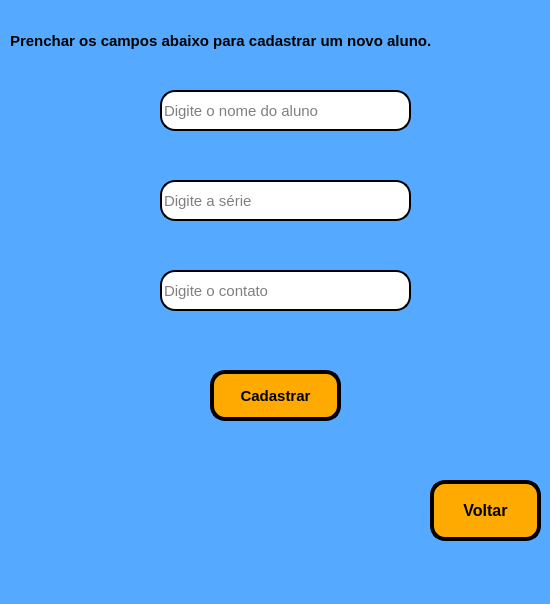
<?xml version="1.0" encoding="UTF-8"?>
<ui version="4.0">
 <class>MainWindow</class>
 <widget class="QMainWindow" name="MainWindow">
  <property name="geometry">
   <rect>
    <x>0</x>
    <y>0</y>
    <width>550</width>
    <height>604</height>
   </rect>
  </property>
  <property name="windowTitle">
   <string>Cadastrar Aluno</string>
  </property>
  <property name="styleSheet">
   <string notr="true">background-color: rgb(85, 170, 255);</string>
  </property>
  <widget class="QWidget" name="centralwidget">
   <widget class="QLabel" name="label">
    <property name="geometry">
     <rect>
      <x>10</x>
      <y>10</y>
      <width>541</width>
      <height>61</height>
     </rect>
    </property>
    <property name="font">
     <font>
      <pointsize>11</pointsize>
      <weight>75</weight>
      <bold>true</bold>
     </font>
    </property>
    <property name="text">
     <string>Prenchar os campos abaixo para cadastrar um novo aluno.</string>
    </property>
   </widget>
   <widget class="QLineEdit" name="contato">
    <property name="geometry">
     <rect>
      <x>160</x>
      <y>270</y>
      <width>251</width>
      <height>41</height>
     </rect>
    </property>
    <property name="font">
     <font>
      <pointsize>11</pointsize>
     </font>
    </property>
    <property name="styleSheet">
     <string notr="true">background-color: rgb(255, 255, 255);
border-radius: 15px;
border-style: outset;
border-width: 2px;</string>
    </property>
    <property name="inputMask">
     <string/>
    </property>
    <property name="text">
     <string/>
    </property>
    <property name="placeholderText">
     <string>Digite o contato</string>
    </property>
   </widget>
   <widget class="QLineEdit" name="serie">
    <property name="geometry">
     <rect>
      <x>160</x>
      <y>180</y>
      <width>251</width>
      <height>41</height>
     </rect>
    </property>
    <property name="font">
     <font>
      <pointsize>11</pointsize>
     </font>
    </property>
    <property name="styleSheet">
     <string notr="true">background-color: rgb(255, 255, 255);
border-radius: 15px;
border-style: outset;
border-width: 2px;</string>
    </property>
    <property name="inputMask">
     <string/>
    </property>
    <property name="text">
     <string/>
    </property>
    <property name="placeholderText">
     <string>Digite a série</string>
    </property>
   </widget>
   <widget class="QLabel" name="label_2">
    <property name="geometry">
     <rect>
      <x>140</x>
      <y>310</y>
      <width>321</width>
      <height>41</height>
     </rect>
    </property>
    <property name="font">
     <font>
      <pointsize>11</pointsize>
      <weight>75</weight>
      <bold>true</bold>
     </font>
    </property>
    <property name="text">
     <string/>
    </property>
   </widget>
   <widget class="QLineEdit" name="nome">
    <property name="geometry">
     <rect>
      <x>160</x>
      <y>90</y>
      <width>251</width>
      <height>41</height>
     </rect>
    </property>
    <property name="font">
     <font>
      <pointsize>11</pointsize>
     </font>
    </property>
    <property name="styleSheet">
     <string notr="true">background-color: rgb(255, 255, 255);
border-radius: 15px;
border-style: outset;
border-width: 2px;</string>
    </property>
    <property name="inputMask">
     <string/>
    </property>
    <property name="text">
     <string/>
    </property>
    <property name="placeholderText">
     <string>Digite o nome do aluno</string>
    </property>
   </widget>
   <widget class="QLabel" name="label_5">
    <property name="geometry">
     <rect>
      <x>120</x>
      <y>190</y>
      <width>31</width>
      <height>31</height>
     </rect>
    </property>
    <property name="text">
     <string/>
    </property>
    <property name="pixmap">
     <pixmap>o-saco-da-escola.png</pixmap>
    </property>
    <property name="scaledContents">
     <bool>true</bool>
    </property>
   </widget>
   <widget class="QLabel" name="label_6">
    <property name="geometry">
     <rect>
      <x>120</x>
      <y>270</y>
      <width>31</width>
      <height>31</height>
     </rect>
    </property>
    <property name="text">
     <string/>
    </property>
    <property name="pixmap">
     <pixmap>contato.png</pixmap>
    </property>
    <property name="scaledContents">
     <bool>true</bool>
    </property>
   </widget>
   <widget class="QLabel" name="label_7">
    <property name="geometry">
     <rect>
      <x>110</x>
      <y>220</y>
      <width>371</width>
      <height>41</height>
     </rect>
    </property>
    <property name="font">
     <font>
      <pointsize>11</pointsize>
      <weight>75</weight>
      <bold>true</bold>
     </font>
    </property>
    <property name="styleSheet">
     <string notr="true">color: rgb(255, 85, 0);</string>
    </property>
    <property name="text">
     <string/>
    </property>
   </widget>
   <widget class="QLabel" name="label_4">
    <property name="geometry">
     <rect>
      <x>120</x>
      <y>90</y>
      <width>31</width>
      <height>31</height>
     </rect>
    </property>
    <property name="text">
     <string/>
    </property>
    <property name="pixmap">
     <pixmap>aluno-com-limite-de-graduacao.png</pixmap>
    </property>
    <property name="scaledContents">
     <bool>true</bool>
    </property>
   </widget>
   <widget class="QPushButton" name="pushButton_4">
    <property name="geometry">
     <rect>
      <x>210</x>
      <y>370</y>
      <width>131</width>
      <height>51</height>
     </rect>
    </property>
    <property name="font">
     <font>
      <pointsize>11</pointsize>
      <weight>75</weight>
      <bold>true</bold>
     </font>
    </property>
    <property name="styleSheet">
     <string notr="true">background-color: rgb(255, 170, 0);
border-radius: 15px;
border-style: outset;
border-width: 4px;
border-color: black;</string>
    </property>
    <property name="text">
     <string>Cadastrar</string>
    </property>
   </widget>
   <widget class="QPushButton" name="pushButton_3">
    <property name="geometry">
     <rect>
      <x>430</x>
      <y>480</y>
      <width>111</width>
      <height>61</height>
     </rect>
    </property>
    <property name="font">
     <font>
      <pointsize>12</pointsize>
      <weight>75</weight>
      <bold>true</bold>
     </font>
    </property>
    <property name="styleSheet">
     <string notr="true">background-color: rgb(255, 170, 0);
border-radius: 15px;
border-style: outset;
border-width: 4px;
border-color: black;</string>
    </property>
    <property name="text">
     <string>Voltar</string>
    </property>
    <property name="icon">
     <iconset>
      <normaloff>voltar.png</normaloff>voltar.png</iconset>
    </property>
   </widget>
   <zorder>label_7</zorder>
   <zorder>label_2</zorder>
   <zorder>label</zorder>
   <zorder>contato</zorder>
   <zorder>serie</zorder>
   <zorder>nome</zorder>
   <zorder>label_5</zorder>
   <zorder>label_6</zorder>
   <zorder>label_4</zorder>
   <zorder>pushButton_4</zorder>
   <zorder>pushButton_3</zorder>
  </widget>
  <widget class="QMenuBar" name="menubar">
   <property name="geometry">
    <rect>
     <x>0</x>
     <y>0</y>
     <width>550</width>
     <height>26</height>
    </rect>
   </property>
  </widget>
  <widget class="QStatusBar" name="statusbar"/>
 </widget>
 <resources/>
 <connections/>
</ui>
